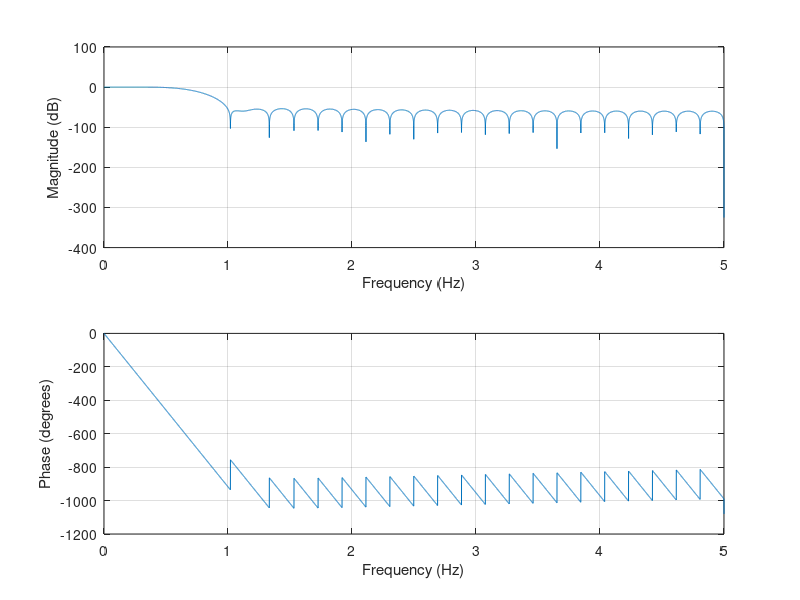
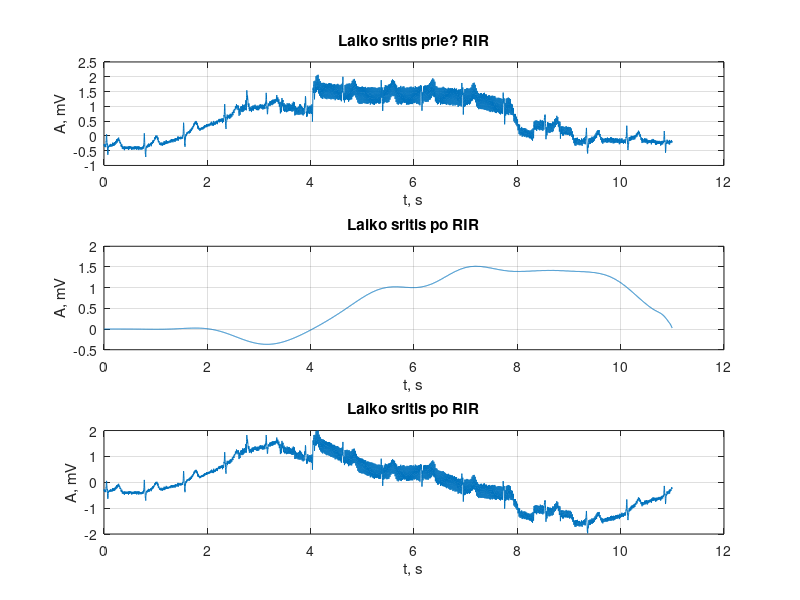
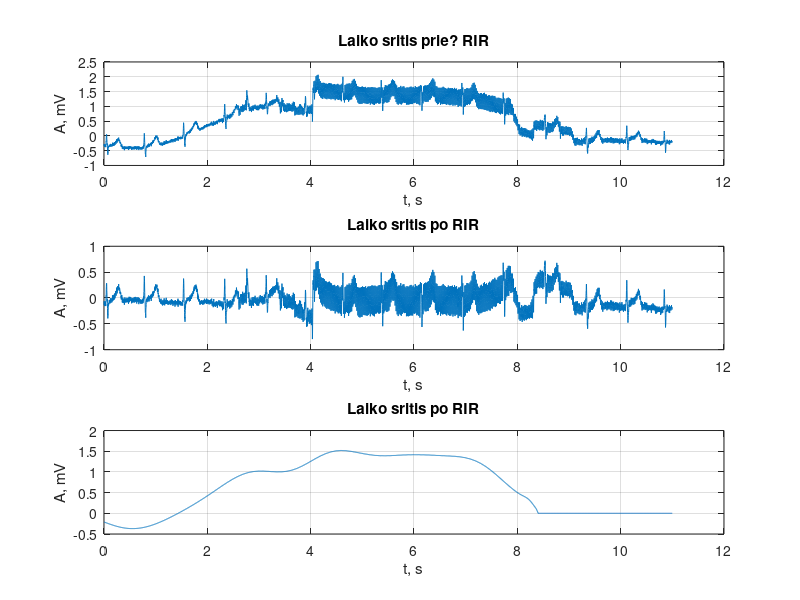

MATLAB code to generate these figures, in order:
clc
clear all
close all
   
load("signalai/EKG_13")


f_SL_Hz = 1; % projektuojamo ?em?j? da?ni? filtro slopinimo juostos ribinis da?ni
f_pr_Hz = 0.4; % pralaidumo juostos ribinis da?nis
f_d_Hz = 500;

time_s = 11;             
time_n =(0:(time_s*f_d_Hz)-1)*1/f_d_Hz;


m = [f_SL_Hz^2 - f_pr_Hz^2; -((f_SL_Hz+f_pr_Hz)^2); 2*f_d_Hz*(f_SL_Hz+f_pr_Hz); -f_d_Hz^2]; % isprende lygti randame optimalia verte
M_opt = roots(m)

M = 50; % Decimacijos koeficientas parenkamas toks, kad diskretizavimo da?nio ir koeficiento M dalybos
  % rezultatas b?t? sveikas skai?ius


F = (f_SL_Hz - f_pr_Hz)/f_SL_Hz;
  
D1_s = (2*M*(1 - sqrt( ((M*F) / (2-F)))));
D1_d = 2 - F*(M*1);

D1_opt = D1_s / D1_d

D2_opt = M/D1_opt

D1 = 10
D2 = 5


if D1*D2 ~= M
    disp("error");
end  

%pries paduodant naudoiti ta pati filtra kai p1 uzduotyje??

%%

% low-pass filter before analysis
% firls


% Decimation
ekg_1 = decimate(ekg, D1, 'fir');
ekg_2 = decimate(ekg_1, D2, 'fir');

% Low-pass filtras
current_FD = f_d_Hz / (D1 * D2)
b_lowPass = fir1(51,(0.67/(current_FD/2)),'low');
[B_H_freqz,B_Hw_freqz] =  freqz(b_lowPass, 1, 15000, f_d_Hz);
freqz(b_lowPass, 1, 15000, current_FD);
ekg_3 = filter(b_lowPass, 1, ekg_2);


% LEVEL 1 UPSAMPLE
ekg_4 = interp(ekg_3, D2);
ekg_5 = interp(ekg_4, D1); % dreifo linija

ekg_6 = ekg - ekg_5;

% pacioje pradziojevelinnimas????
% grpdelay()


figure(2)
subplot(311); 
plot(time_n, ekg); 
title('Laiko sritis prie? RIR');
xlabel('t, s'); ylabel('A, mV'); grid on;




subplot(312); 
plot(time_n, ekg_5); 
title('Laiko sritis po RIR');
xlabel('t, s'); ylabel('A, mV'); grid on;



subplot(313); 
plot(time_n, ekg_6); 
title('Laiko sritis po RIR');
xlabel('t, s'); ylabel('A, mV'); grid on;



% try with delay
velinimas = length(b_lowPass)*D1*D2/2 %TODO get legit value here


ekg_withZeros = [zeros(1, velinimas), ekg];
dreif_withZeros = [ekg_5, zeros(1, velinimas)];


ekg_noDreif = ekg_withZeros - dreif_withZeros;
figure(3)
subplot(311); 
plot(time_n, ekg_withZeros(velinimas+1:end)); 
title('Laiko sritis prie? RIR');
xlabel('t, s'); ylabel('A, mV'); grid on;


subplot(312); 
plot(time_n, ekg_noDreif(velinimas+1:end)); 
title('Laiko sritis po RIR');
xlabel('t, s'); ylabel('A, mV'); grid on;



subplot(313); 
plot(time_n, dreif_withZeros(velinimas+1:end)); 
title('Laiko sritis po RIR');
xlabel('t, s'); ylabel('A, mV'); grid on;
